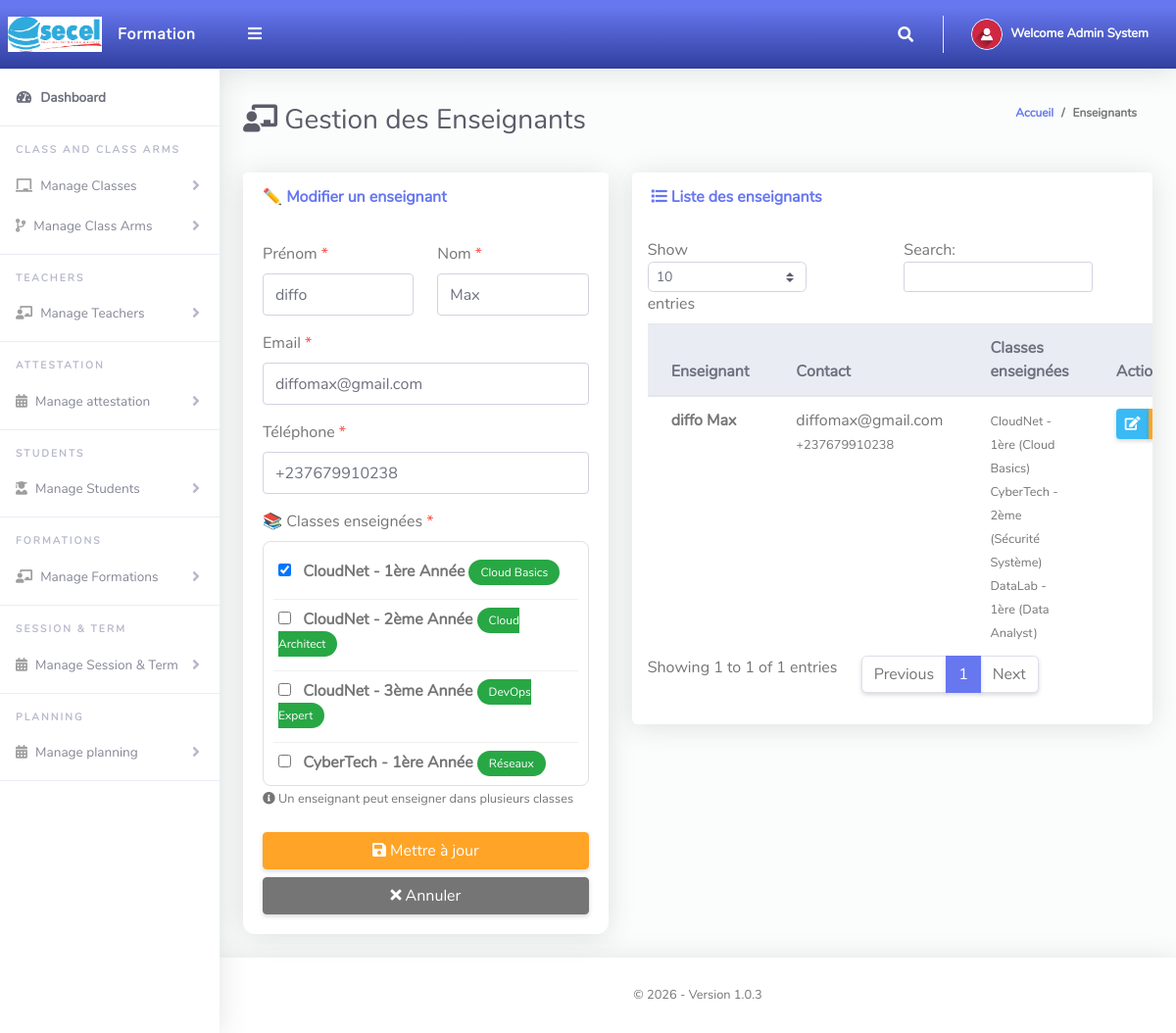
/Admin/createClassTeacher.php?action=edit&Id=1 (signed in), run on the app's committed database.
### tables this page shows
CREATE TABLE IF NOT EXISTS `tblusers` (
  `Id` int NOT NULL AUTO_INCREMENT,
  `firstName` varchar(50) NOT NULL,
  `lastName` varchar(50) NOT NULL,
  `emailAddress` varchar(100) NOT NULL,
  `password` varchar(255) NOT NULL,
  `role` enum('Administrator','ClassTeacher','Student') NOT NULL,
  `phoneNo` varchar(20) DEFAULT NULL,
  `dateCreated` timestamp NULL DEFAULT CURRENT_TIMESTAMP,
  PRIMARY KEY (`Id`),
  UNIQUE KEY `emailAddress` (`emailAddress`),
  KEY `idx_email` (`emailAddress`),
  KEY `idx_role` (`role`)
);

CREATE TABLE IF NOT EXISTS `tblteachers` (
  `Id` int NOT NULL AUTO_INCREMENT,
  `firstName` varchar(100) NOT NULL,
  `lastName` varchar(100) NOT NULL,
  `emailAddress` varchar(150) NOT NULL,
  `password` varchar(255) NOT NULL,
  `phoneNo` varchar(20) NOT NULL,
  `dateCreated` timestamp NULL DEFAULT CURRENT_TIMESTAMP,
  PRIMARY KEY (`Id`),
  UNIQUE KEY `emailAddress` (`emailAddress`)
);

CREATE TABLE IF NOT EXISTS `tblclass` (
  `Id` int NOT NULL AUTO_INCREMENT,
  `className` varchar(255) DEFAULT NULL,
  `salleId` int NOT NULL,
  `annee` int NOT NULL,
  `specialisation` varchar(100) NOT NULL,
  `capacity` int DEFAULT '30',
  `dateCreated` timestamp NULL DEFAULT CURRENT_TIMESTAMP,
  PRIMARY KEY (`Id`)
);

CREATE TABLE IF NOT EXISTS `tblsalle` (
  `Id` int NOT NULL AUTO_INCREMENT,
  `salleName` varchar(255) NOT NULL,
  PRIMARY KEY (`Id`)
);

### Admin/createClassTeacher.php (the view, shortened to what the rows shown need)
<?php
include '../Includes/dbcon.php';
include '../Includes/Security.php';
include '../Includes/DatabaseOperations.php';
$db = new DatabaseOperations($conn);
function getAllClasses($db) {
    $result = $db->execute(
        "SELECT tblclass.*, tblsalle.salleName
         FROM tblclass
         LEFT JOIN tblsalle ON tblclass.salleId = tblsalle.Id
         ORDER BY tblsalle.salleName, tblclass.annee"
    );
    $classes = [];
    if ($result) {
        while ($row = $result->fetch_assoc()) {
            $classes[] = $row;
        }
    }
    return $classes;
}
function getTeacherClasses($db, $teacherId) {
    $teacherId = (int)$teacherId;
    $result = $db->execute(
        "SELECT tc.*, c.Id as classId, c.className, c.specialisation, s.salleName, c.annee
         FROM tblteacherclass tc
         JOIN tblclass c ON tc.classId = c.Id
         LEFT JOIN tblsalle s ON c.salleId = s.Id
         WHERE tc.teacherId = ?",
        'i', [$teacherId]
    );
    $classes = [];
    if ($result) {
        while ($row = $result->fetch_assoc()) {
            $classes[] = $row;
        }
    }
    return $classes;
}
$editData = null;
$teacherClassIds = [];
if (isset($_GET['Id']) && isset($_GET['action']) && $_GET['action'] == "edit") {
    $Id = (int)$_GET['Id'];
    if ($Id > 0) {
        $editArr = $db->select('tblteachers', ['Id' => $Id]);
        $editData = !empty($editArr) ? $editArr[0] : null;
        $teacherClassesList = getTeacherClasses($db, $Id);
        foreach($teacherClassesList as $tc){
            $teacherClassIds[] = $tc['classId'];
        }
    }
}
$teachersResult = $db->execute("SELECT * FROM tblteachers ORDER BY dateCreated DESC");
$teachers = [];
if ($teachersResult) {
    while ($row = $teachersResult->fetch_assoc()) {
        $teachers[] = $row;
    }
}
$classesList = getAllClasses($db);
$csrfToken = Security::generateCSRFToken();
?>
<!DOCTYPE html>
<html lang="fr">
<head>
    <link href="../vendor/fontawesome-free/css/all.min.css" rel="stylesheet">
    <link href="../vendor/bootstrap/css/bootstrap.min.css" rel="stylesheet">
    <link href="css/ruang-admin.min.css" rel="stylesheet">
</head>
<body id="page-top">
    <div id="wrapper">
        <div id="content-wrapper" class="d-flex flex-column">
            <div id="content">
                <?php include "Includes/topbar.php";?>
                <div class="container-fluid" id="container-wrapper">
                    <div class="d-sm-flex align-items-center justify-content-between mb-4">
                        <h1 class="h3 mb-0 text-gray-800">
                            <i class="fas fa-chalkboard-teacher"></i> Gestion des Enseignants
                        </h1>
                    </div>
                    <div class="row">
                        <div class="col-lg-5">
                            <div class="card teacher-card mb-4">
                                <div class="card-body">
                                    <form method="post">
                                        <div class="row">
                                            <div class="col-md-6 mb-3">
                                                <label>Prénom <span class="text-danger">*</span></label>
                                                <input type="text" class="form-control" name="firstName"
                                                       value="<?php echo isset($editData) ? Security::escapeHTML($editData['firstName']) : ''; ?>"
                                                       required>
                                            </div>
                                            <div class="col-md-6 mb-3">
                                                <label>Nom <span class="text-danger">*</span></label>
                                                <input type="text" class="form-control" name="lastName"
                                                       value="<?php echo isset($editData) ? Security::escapeHTML($editData['lastName']) : ''; ?>"
                                                       required>
                                            </div>
                                        </div>
                                        <div class="mb-3">
                                            <label>Email <span class="text-danger">*</span></label>
                                            <input type="email" class="form-control" name="emailAddress"
                                                   value="<?php echo isset($editData) ? Security::escapeHTML($editData['emailAddress']) : ''; ?>"
                                                   required>
                                        </div>
                                        <div class="mb-3">
                                            <label>Téléphone <span class="text-danger">*</span></label>
                                            <input type="tel" class="form-control" name="phoneNo"
                                                   value="<?php echo isset($editData) ? Security::escapeHTML($editData['phoneNo']) : ''; ?>"
                                                   placeholder="+237 6XX XXX XXX" required>
                                        </div>
                                        <div class="mb-3">
                                            <div class="classes-list">
                                                <?php if(!empty($classesList)): ?>
                                                    <?php foreach($classesList as $class):
                                                        $anneeText = $class['annee'] == 1 ? '1ère Année' : ($class['annee'] == 2 ? '2ème Année' : '3ème Année');
                                                        $classDisplay = $class['salleName'] . ' - ' . $anneeText;
                                                        $checked = (in_array($class['Id'], $teacherClassIds)) ? 'checked' : '';
                                                    ?>
                                                        <div class="class-item">
                                                            <label style="cursor: pointer; width: 100%;">
                                                                <input type="checkbox" name="classes[]" value="<?php echo (int)$class['Id']; ?>" <?php echo $checked; ?> class="class-checkbox">
                                                                <strong><?php echo Security::escapeHTML($classDisplay); ?></strong>
                                                                <span class="badge-specialisation"><?php echo Security::escapeHTML($class['specialisation']); ?></span>
                                                            </label>
                                                        </div>
                                                    <?php endforeach; ?>
                                                <?php else: ?>
                                                    <div class="alert alert-warning mb-0">
                                                        ⚠️ Aucune classe disponible. Veuillez d'abord <a href="createClass.php">créer des classes</a>.
                                                    </div>
                                                <?php endif; ?>
                                            </div>
                                        </div>
                                    </form>
                                </div>
                            </div>
                        </div>
                        <div class="col-lg-7">
                            <div class="card">
                                <div class="table-responsive p-3">
                                    <table class="table table-hover" id="dataTableHover">
                                        <thead class="thead-light">
                                            <tr>
                                                <th>Enseignant</th>
                                                <th>Contact</th>
                                                <th>Classes enseignées</th>
                                                <th>Actions</th>
                                            </tr>
                                        </thead>
                                        <tbody>
                                            <?php if(!empty($teachers)): ?>
                                                <?php foreach($teachers as $row):
                                                    $teacherClassesList = getTeacherClasses($db, $row['Id']);
                                                    $classesArray = [];
                                                    foreach($teacherClassesList as $tc){
                                                        $anneeText = $tc['annee'] == 1 ? '1ère' : ($tc['annee'] == 2 ? '2ème' : '3ème');
                                                        $display = $tc['salleName'] . ' - ' . $anneeText . ' (' . $tc['specialisation'] . ')';
                                                        $classesArray[] = $display;
                                                    }
                                                    $classesText = !empty($classesArray) ? implode('<br>', array_map([Security::class, 'escapeHTML'], $classesArray)) : 'Aucune classe';
                                                ?>
                                                    <tr>
                                                        <td>
                                                            <strong><?php echo Security::escapeHTML($row['firstName'] . ' ' . $row['lastName']); ?></strong>
                                                        </td>
                                                        <td>
                                                            <?php echo Security::escapeHTML($row['emailAddress']); ?><br>
                                                            <small class="text-muted"><?php echo Security::escapeHTML($row['phoneNo']); ?></small>
                                                        </td>
                                                        <td>
                                                            <small><?php echo $classesText; ?></small>
                                                        </td>
                                                        <td>
                                                            <div class="btn-group" role="group">
                                                                <a href="?action=edit&Id=<?php echo (int)$row['Id']; ?>" class="btn btn-sm btn-info" title="Modifier">
                                                                    <i class="fas fa-edit"></i>
                                                                </a>
                                                                <a href="?action=reset&Id=<?php echo (int)$row['Id']; ?>&csrf_token=<?php echo Security::escapeHTML($csrfToken); ?>" class="btn btn-sm btn-warning" title="Réinitialiser mot de passe"
                                                                   onclick="return confirm('Réinitialiser le mot de passe ?');">
                                                                </a>
                                                            </div>
                                                        </td>
                                                    </tr>
                                                <?php endforeach; ?>
                                            <?php endif; ?>
                                        </tbody>
                                     </table>
                                </div>
                            </div>
                        </div>
                    </div>
                </div>
            </div>
        </div>
    </div>
</body>
</html>

### Admin/Includes/topbar.php (shortened to what the rows shown need)
<?php
$query = "SELECT * FROM tblusers WHERE Id = " . $_SESSION['userId'] . " AND role = 'Administrator'";
$rs = $conn->query($query);
$num = $rs->num_rows;
if ($num > 0) {
  $rows = $rs->fetch_assoc();
  $fullName = $rows['firstName'] . " " . $rows['lastName'];
} else {
  $fullName = "Admin";
}
?>
<nav class="navbar navbar-expand navbar-light bg-gradient-primary topbar mb-4 static-top">
  <ul class="navbar-nav ml-auto">
    <li class="nav-item dropdown no-arrow">
      <a class="nav-link dropdown-toggle" href="#" id="userDropdown" role="button" data-toggle="dropdown"
        aria-haspopup="true" aria-expanded="false">
        <span class="ml-2 d-none d-lg-inline text-white small"><b>Welcome <?php echo $fullName; ?></b></span>
      </a>
    </li>
  </ul>
</nav>

### data on the page
tblusers: fullName "Admin System"
tblteachers: firstName "diffo", lastName "Max", emailAddress "diffomax@gmail.com", phoneNo "+237679910238", firstName+lastName "diffo Max", classesText "CloudNet - 1ère (Cloud Basics) CyberTech - 2ème (Sécurité Système) DataLab - 1ère (Data Analyst)"
tblclass: Security::escapeHTML($classDisplay) "CloudNet - 1ère Année", specialisation "Cloud Basics"
tblclass: Security::escapeHTML($classDisplay) "CloudNet - 2ème Année", specialisation "Cloud Architect"
tblclass: Security::escapeHTML($classDisplay) "CloudNet - 3ème Année", specialisation "DevOps Expert"
tblclass: Security::escapeHTML($classDisplay) "CyberTech - 1ère Année", specialisation "Réseaux"
